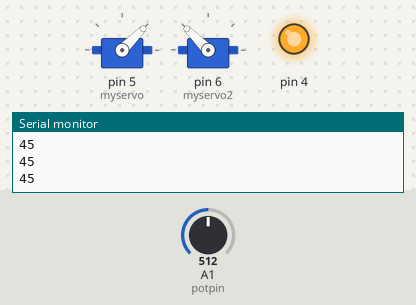
Recording of a sketch running on a simulated Arduino Uno, built with avr-gcc and run on an emulated ATmega328P. Parts: 2 × servo, output pins drawn as LEDs (lit = HIGH), the last lines printed to the serial monitor. The test bench sets the inputs (shaded band); at power-on: A1 (potpin) = 512.

Above: at 1.2 s.
1.3 s: A1 (potpin) set to 716
At 2.3 s:
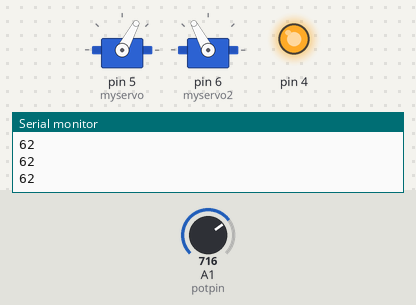
2.8 s: A1 (potpin) set to 1023
At 3.4 s:
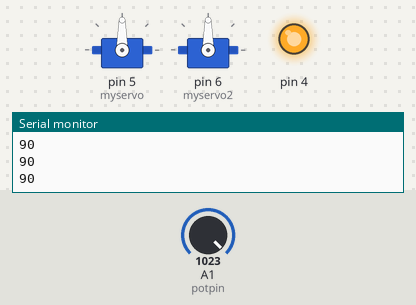
4.3 s: A1 (potpin) set to 306
At 5.5 s:
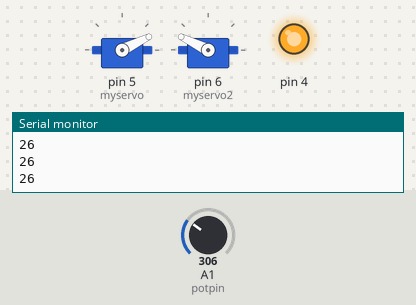
5.8 s: A1 (potpin) set to 122
At 6.8 s:
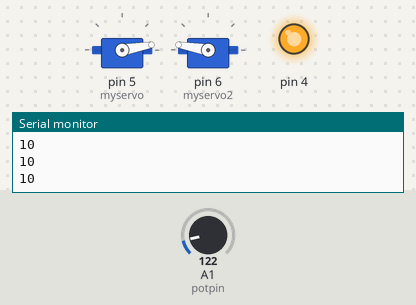
7.3 s: A1 (potpin) set to 0
At 7.8 s:
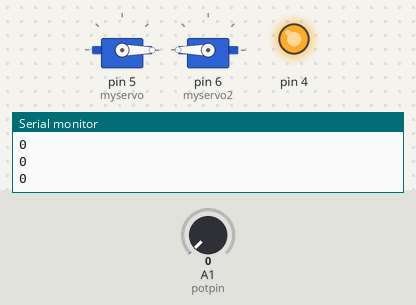
Timing chart, 0 to 9.8 s (numbered marks = the images above; inputs shaded):
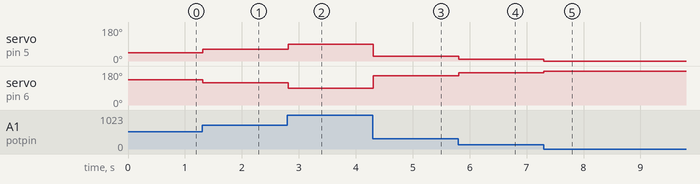

The sketch:

Pumpkin.ino
```cpp
// Controlling a servo position using a potentiometer (variable resistor)
// by Michal Rinott <http://people.interaction-ivrea.it/m.rinott>

#include <Servo.h>

Servo myservo;  // create servo object to control a servo
Servo myservo2;  // create servo object to control a servo

int potpin = 1;  // analog pin used to connect the potentiometer
int val;    // variable to read the value from the analog pin

void setup()
{
  myservo.attach(5);  // attaches the servo to DIO port 2
  myservo2.attach(6);  // attaches the servo to DIO port 2
  Serial.begin(57600);
  Serial.println("Ready");
  pinMode(4, OUTPUT);
  digitalWrite(4, HIGH);
}

void loop()
{
  val = analogRead(potpin);            // reads the value of the potentiometer (value between 0 and 1023)
  val = map(val, 0, 1023, 0, 90);     // scale it to use it with the servo (value between 0 and 180)
  if (val > 90)
    val = 90;
  Serial.println(val);
  myservo.write(val);                  // sets the servo position according to the scaled value
  myservo2.write(180-val);                  // sets the servo position according to the scaled value
  delay(15);                           // waits for the servo to get there
}
```

Measured:
- after the input at 1.3 s, servo on pin 5 (myservo): 45° → 62° at once; servo on pin 6 (myservo2): 135° → 118° at once
- after the input at 2.8 s, servo on pin 5 (myservo): 62° → 90° at once; servo on pin 6 (myservo2): 118° → 90° at once
- after the input at 4.3 s, servo on pin 5 (myservo): 90° → 26° at once; servo on pin 6 (myservo2): 90° → 154° at once
- after the input at 5.8 s, servo on pin 5 (myservo): 26° → 10° at once; servo on pin 6 (myservo2): 154° → 170° at once
- after the input at 7.3 s, servo on pin 5 (myservo): 10° → 0° at once; servo on pin 6 (myservo2): 170° → 180° at once
